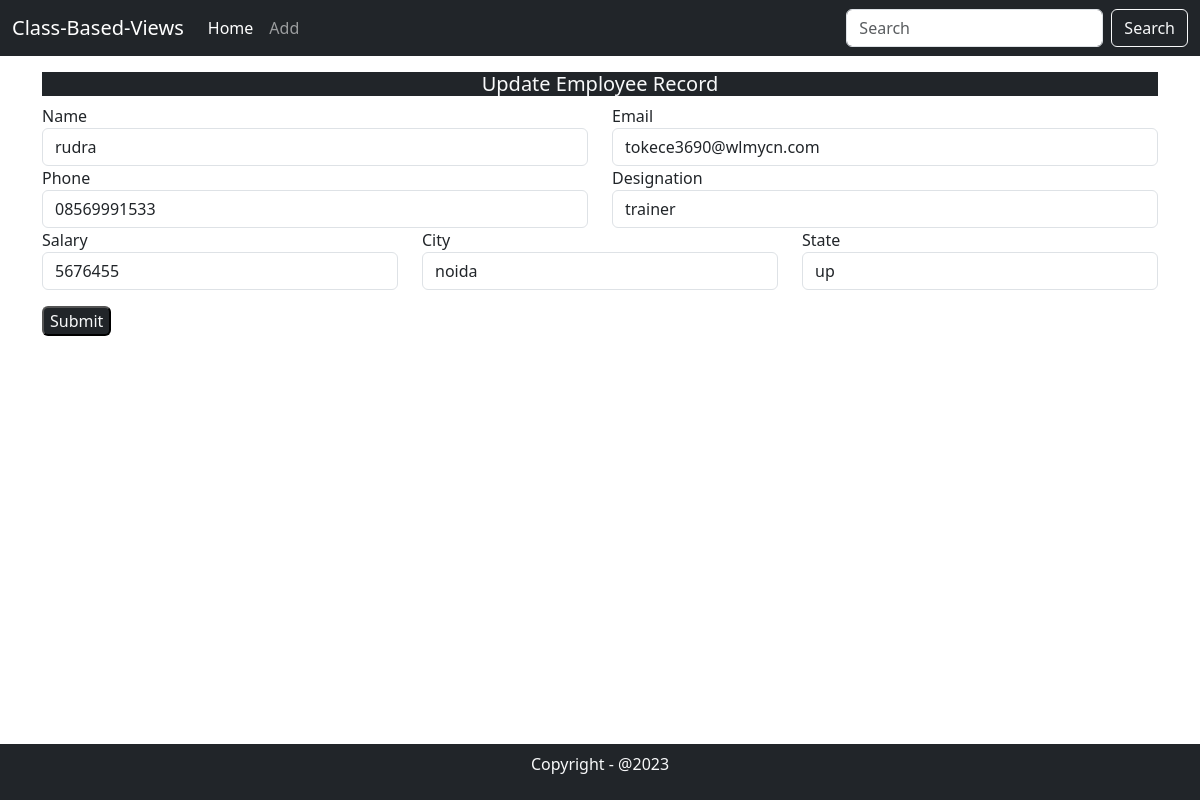
Screenshot of /update/11/ with the database file from the repository.
### mainApp/models.py (models this page shows)
class Employee(models.Model):
    id = models.AutoField(primary_key=True)
    name = models.CharField(max_length=30)
    email = models.CharField(max_length=30)
    phone = models.CharField(max_length=11,default="")
    dsg = models.CharField(max_length=20)
    salary = models.CharField(max_length=20)
    city = models.CharField(max_length=20,default="",null=True,blank=True)
    state = models.CharField(max_length=20,default="",null=True,blank=True)

### mainApp/views.py (the view, shortened to what this page needs)
# urls.py: path("update/<int:id>/",views.EmployeeUpdateView.as_view(),name="update"),
class EmployeeUpdateView(View):
    template_name = "update.html"
    def get(self,Request,id):
        data = Employee.objects.get(id=id)
        return render(Request,"update.html",{"data":data})

### mainApp/templates/update.html (shortened to what this page needs)
{% extends 'index.html' %}
{% block body %}
<div class="container my-3">
    <div class="m-auto">
        <h5 class="text-center bg-dark text-light">Update Employee Record</h5>
        <form action="{% url 'update' data.id %}" method="post">
            <div class="row">
                <div class="col-md-6">
                    <label for="name">Name</label>
                    <input class="form-control" type="text" name="name" required value="{{data.name}}">
                </div>
                <div class="col-md-6">
                    <label for="email">Email</label>
                    <input class="form-control" type="email" name="email" value="{{data.email}}">
                </div>
            </div>
            <div class="row">
                <div class="col-md-6">
                    <label for="phone">Phone</label>
                    <input class="form-control" type="text" name="phone" required maxlength="11" value="{{data.phone}}">
                </div>
                <div class="col-md-6">
                    <label for="dsg">Designation</label>
                    <input class="form-control" type="text" name="dsg" value="{{data.dsg}}">
                </div>
            </div>
            <div class="row">
                <div class="col-md-4">
                    <label for="salary">Salary</label>
                    <input class="form-control" type="text" name="salary" required value="{{data.salary}}">
                </div>
                <div class="col-md-4">
                    <label for="city">City</label>
                    <input class="form-control" type="text" name="city" value="{{data.city}}">
                </div>
                <div class="col-md-4">
                    <label for="state">State</label>
                    <input class="form-control" type="text" name="state" value="{{data.state}}">
                </div>
            </div>
            <div class="row my-3">
                <div class="col-md-12">
                    <button class="bg-dark text-light rounded btn-sm">Submit</button>
                </div>
            </div>
        </form>
    </div>
</div>
{% endblock %}

### rows the page displays
Employee: name "rudra", email "tokece3690@wlmycn.com", phone "08569991533", dsg "trainer", salary "5676455", city "noida", state "up"
